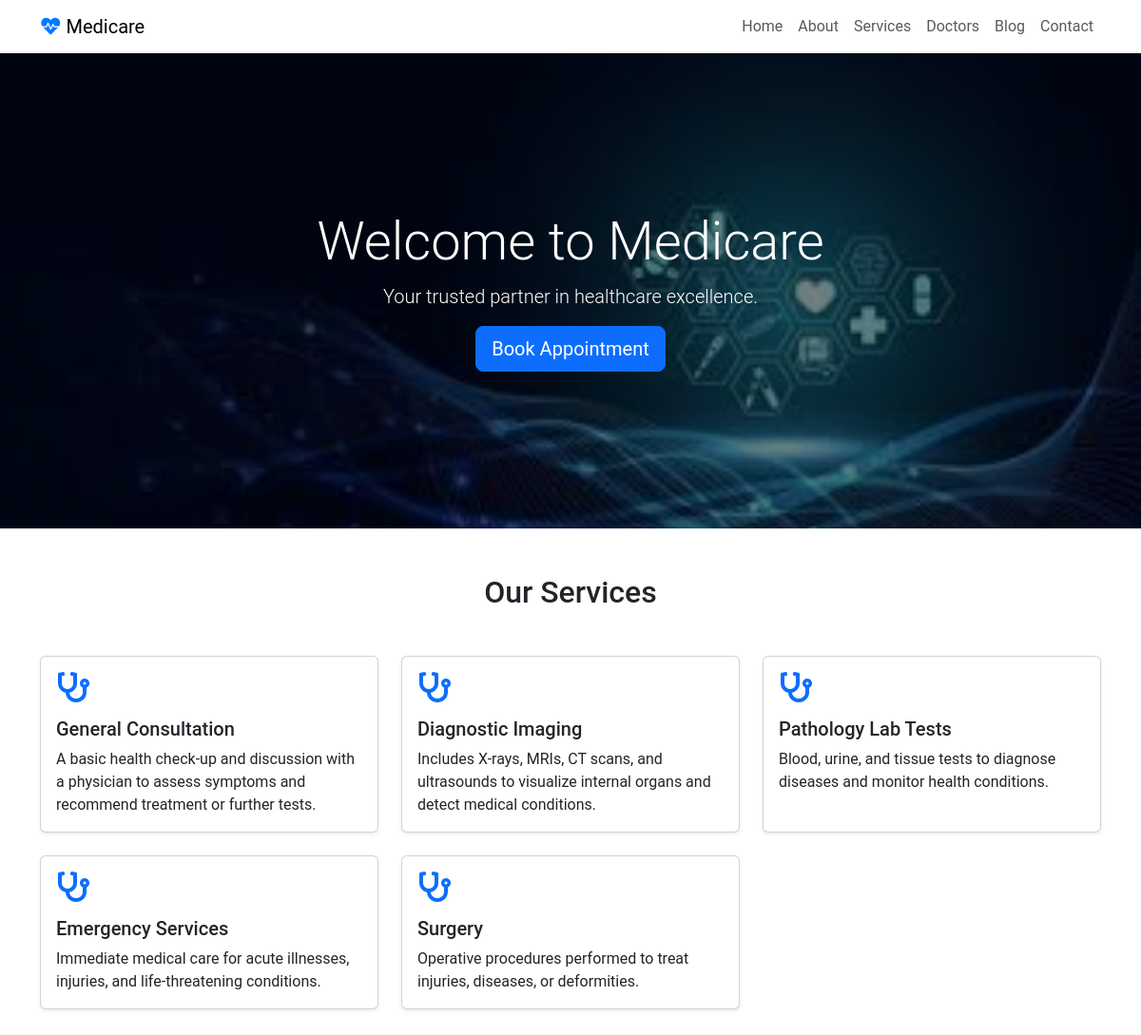
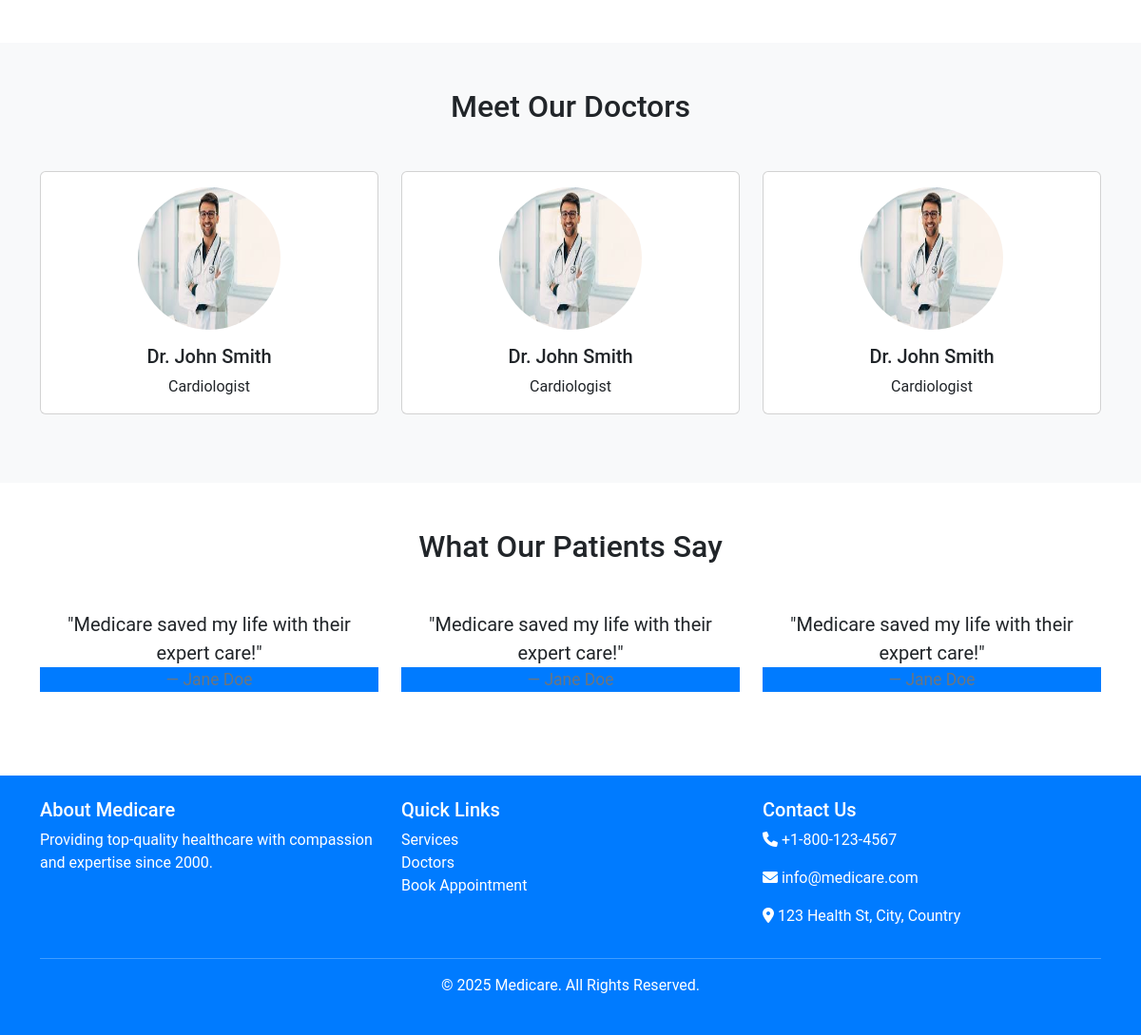
The page / on the database its author committed (2 pictures, top to bottom).
### tables this page shows
CREATE TABLE `services` (
  `id` int(11) NOT NULL,
  `title` varchar(100) NOT NULL,
  `description` text NOT NULL,
  `icon` varchar(50) DEFAULT NULL
);

### index.php (the view)
<?php include 'includes/header.php'; ?>
<?php include 'includes/db_connect.php'; ?>
<div class="container-fluid p-0">
    <section class="hero-section text-center text-white" style="background: linear-gradient(rgba(0,0,0,0.5), rgba(0,0,0,0.5)), url('images/hero.jpeg'); background-size: cover; min-height: 500px;">
        <div class="container h-100 d-flex align-items-center justify-content-center">
            <div>
                <h1 class="display-4">Welcome to Medicare</h1>
                <p class="lead">Your trusted partner in healthcare excellence.</p>
                <a href="contact.php" class="btn btn-primary btn-lg">Book Appointment</a>
            </div>
        </div>
    </section>
    <section class="py-5">
        <div class="container">
            <h2 class="text-center mb-5">Our Services</h2>
            <div class="row">
                <?php
                $stmt = $pdo->query("SELECT * FROM services LIMIT 6");
                while ($row = $stmt->fetch(PDO::FETCH_ASSOC)) {
                    echo '<div class="col-md-4 mb-4">';
                    echo '<div class="card h-100 shadow-sm">';
                    echo '<div class="card-body">';
                    echo '<i class="fas fa-' . htmlspecialchars($row['icon']) . ' fa-2x mb-3 text-primary"></i>';
                    echo '<h5 class="card-title">' . htmlspecialchars($row['title']) . '</h5>';
                    echo '<p class="card-text">' . htmlspecialchars($row['description']) . '</p>';
                    echo '</div></div></div>';
                }
                ?>
            </div>
        </div>
    </section>
    <section class="py-5 bg-light">
        <div class="container">
            <h2 class="text-center mb-5">Meet Our Doctors</h2>
            <div class="row">
                <div class="col-md-4 mb-4">
                    <div class="card text-center">
                        <img src="images/doctor1.jpeg" class="card-img-top rounded-circle mx-auto mt-3" style="width: 150px; height: 150px;" alt="Doctor">
                        <div class="card-body">
                            <h5 class="card-title">Dr. John Smith</h5>
                            <p class="card-text">Cardiologist</p>
                        </div>
                    </div>
                </div>
                <div class="col-md-4 mb-4">
                    <div class="card text-center">
                        <img src="images/doctor1.jpeg" class="card-img-top rounded-circle mx-auto mt-3" style="width: 150px; height: 150px;" alt="Doctor">
                        <div class="card-body">
                            <h5 class="card-title">Dr. John Smith</h5>
                            <p class="card-text">Cardiologist</p>
                        </div>
                    </div>
                </div>
                <div class="col-md-4 mb-4">
                    <div class="card text-center">
                        <img src="images/doctor1.jpeg" class="card-img-top rounded-circle mx-auto mt-3" style="width: 150px; height: 150px;" alt="Doctor">
                        <div class="card-body">
                            <h5 class="card-title">Dr. John Smith</h5>
                            <p class="card-text">Cardiologist</p>
                        </div>
                    </div>
                </div>
            </div>
        </div>
    </section>
    <section class="py-5">
        <div class="container">
            <h2 class="text-center mb-5">What Our Patients Say</h2>
            <div class="row">
                <div class="col-md-4 mb-4">
                    <blockquote class="blockquote text-center">
                        <p>"Medicare saved my life with their expert care!"</p>
                        <footer class="blockquote-footer">Jane Doe</footer>
                    </blockquote>
                </div>
                <div class="col-md-4 mb-4">
                    <blockquote class="blockquote text-center">
                        <p>"Medicare saved my life with their expert care!"</p>
                        <footer class="blockquote-footer">Jane Doe</footer>
                    </blockquote>
                </div>
                <div class="col-md-4 mb-4">
                    <blockquote class="blockquote text-center">
                        <p>"Medicare saved my life with their expert care!"</p>
                        <footer class="blockquote-footer">Jane Doe</footer>
                    </blockquote>
                </div>
            </div>
        </div>
    </section>
</div>
<?php include 'includes/footer.php'; ?>

### includes/header.php (shortened to what this page needs)
<!DOCTYPE html>
<html lang="en">
<head>
    <link href="https://cdn.jsdelivr.net/npm/bootstrap@5.3.0/dist/css/bootstrap.min.css" rel="stylesheet">
    <link rel="stylesheet" href="https://cdnjs.cloudflare.com/ajax/libs/font-awesome/6.0.0/css/all.min.css">
    <link rel="stylesheet" href="css/style.css">
</head>
<body>
    <nav class="navbar navbar-expand-lg navbar-light bg-white shadow-sm">
        <div class="container">
            <a class="navbar-brand" href="index.php"><i class="fas fa-heartbeat"></i> Medicare</a>
            <div class="collapse navbar-collapse" id="navbarNav">
                <ul class="navbar-nav ms-auto">
                    <li class="nav-item"><a class="nav-link" href="index.php">Home</a></li>
                    <li class="nav-item"><a class="nav-link" href="about.php">About</a></li>
                    <li class="nav-item"><a class="nav-link" href="services.php">Services</a></li>
                    <li class="nav-item"><a class="nav-link" href="doctors.php">Doctors</a></li>
                    <li class="nav-item"><a class="nav-link" href="blog.php">Blog</a></li>
                    <li class="nav-item"><a class="nav-link" href="contact.php">Contact</a></li>
                </ul>
            </div>
        </div>
    </nav>

### includes/footer.php (shortened to what this page needs)
<footer class="bg-primary text-white py-4">
    <div class="container">
        <div class="row">
            <div class="col-md-4">
                <h5>About Medicare</h5>
                <p>Providing top-quality healthcare with compassion and expertise since 2000.</p>
            </div>
            <div class="col-md-4">
                <h5>Quick Links</h5>
                <ul class="list-unstyled">
                    <li><a href="services.php" class="text-white">Services</a></li>
                    <li><a href="doctors.php" class="text-white">Doctors</a></li>
                    <li><a href="contact.php" class="text-white">Book Appointment</a></li>
                </ul>
            </div>
            <div class="col-md-4">
                <h5>Contact Us</h5>
                <p><i class="fas fa-phone"></i> +1-800-123-4567</p>
                <p><i class="fas fa-envelope"></i> info@medicare.com</p>
                <p><i class="fas fa-map-marker-alt"></i> 123 Health St, City, Country</p>
            </div>
        </div>
        <hr>
        <p class="text-center">© <?php echo date('Y'); ?> Medicare. All Rights Reserved.</p>
    </div>
</footer>
</body>
</html>

### css/style.css (style rules this page uses)
body { font-family: 'Roboto', sans-serif; }
.navbar-brand i { color: #007bff; }
.hero-section { background-position: center; display: flex; align-items: center; }
.card { transition: transform 0.3s; }
footer { background-color: #007bff; }
footer a { text-decoration: none; }
.bg-primary { background-color: #007bff !important; }

### rows shown on the page
services: title "General Consultation", description "A basic health check-up and discussion with a physician to assess symptoms and recommend treatment or further tests."
services: title "Diagnostic Imaging", description "Includes X-rays, MRIs, CT scans, and ultrasounds to visualize internal organs and detect medical conditions."
services: title "Pathology Lab Tests", description "Blood, urine, and tissue tests to diagnose diseases and monitor health conditions."
services: title "Emergency Services", description "Immediate medical care for acute illnesses, injuries, and life-threatening conditions."
services: title "Surgery", description "Operative procedures performed to treat injuries, diseases, or deformities."
